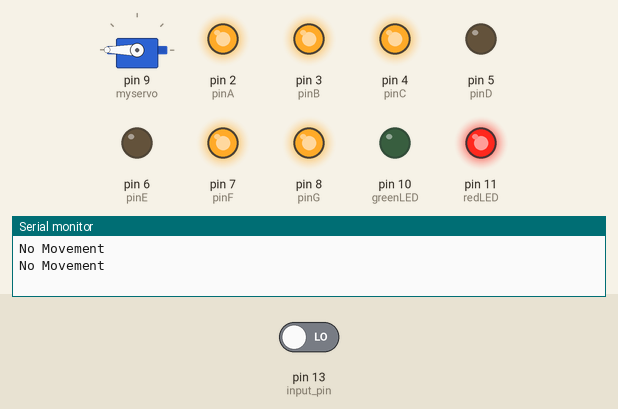
Recording of a sketch running on a simulated Arduino Uno, built with avr-gcc and run on an emulated ATmega328P. Parts: servo, output pins drawn as LEDs (lit = HIGH), the last lines printed to the serial monitor. The test bench sets the inputs (shaded band); at power-on: pin 13 (input_pin) LOW. Pins used as bus, display or sensor lines are not drawn.

Above: at 3.2 s.
3.3 s: pin 13 (input_pin) driven HIGH
At 5.8 s:
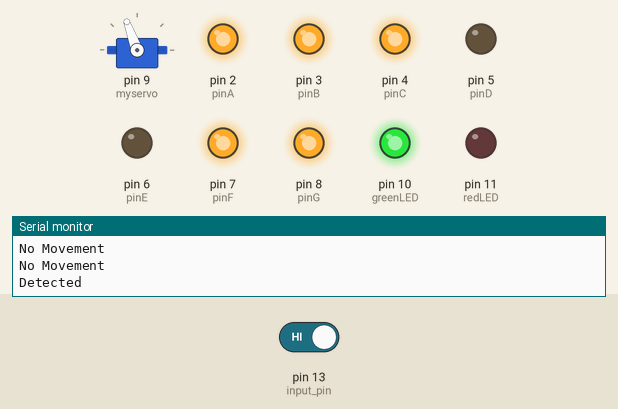
At 7.2 s:
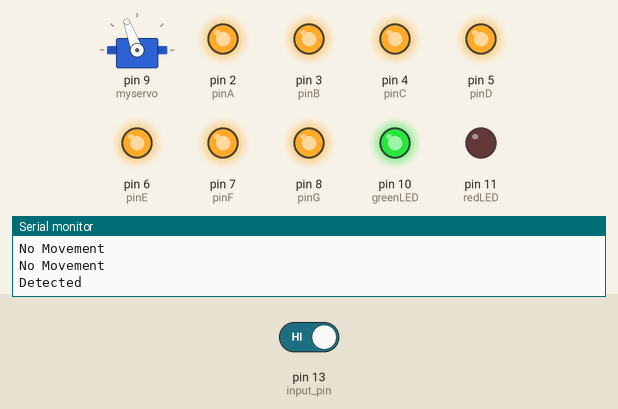
14.8 s: pin 13 (input_pin) driven LOW
At 15.57 s:
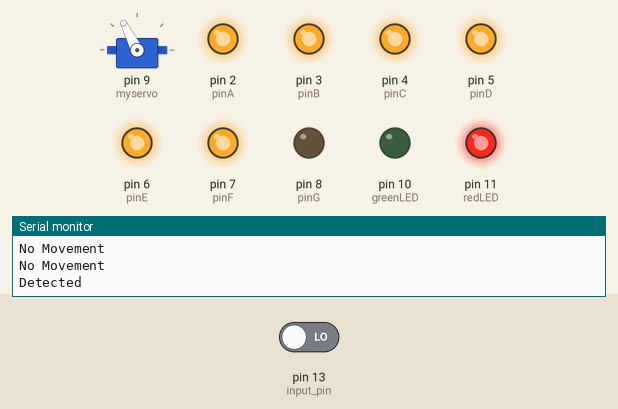
Timing chart, 0 to 18.4 s (numbered marks = the images above; inputs shaded):
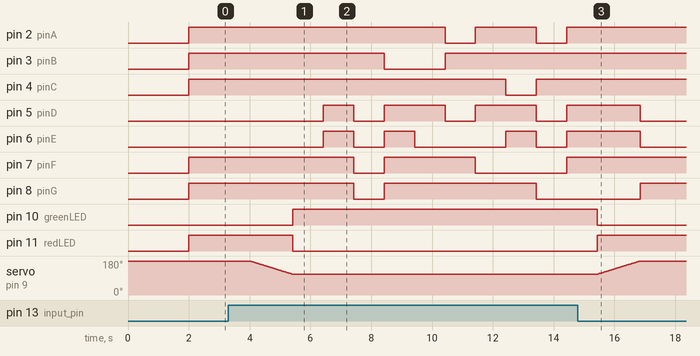

The sketch:

Final.ino
```cpp
int input_pin = 13; //Motion detector input
int pinA = 2; //TOP
int pinB = 3; //TOP RIGHT
int pinC = 4; //BOTTOM RIGHT
int pinD = 5; //BOTTOM
int pinE = 6; //BOTTOM LEFT
int pinF = 7; //TOP LEFT
int pinG = 8; //MIDDLE
int D4 = 12; //FAR RIGHT
int redLED = 11;
int greenLED = 10;

#include <Servo.h>
Servo myservo;  // create servo object to control a servo

int pos = 0;

void setup() {
  // put your setup code here, to run once:
  pinMode(input_pin, INPUT);
  Serial.begin(9600);
  // initialize the digital pins as outputs.
  pinMode(pinA, OUTPUT);
  pinMode(pinB, OUTPUT);
  pinMode(pinC, OUTPUT);
  pinMode(pinD, OUTPUT);
  pinMode(pinE, OUTPUT);
  pinMode(pinF, OUTPUT);
  pinMode(pinG, OUTPUT);
  pinMode(D4, OUTPUT);
  pinMode(redLED, OUTPUT);
  pinMode(greenLED, OUTPUT);

  myservo.attach(9);  // attaches the servo on pin 9 to the servo object
  myservo.write(180); // Turn the Servo too base position.
  delay(2000);

  //Turn off everything
  digitalWrite(D4, HIGH);
  //
  digitalWrite(pinA, LOW);
  digitalWrite(pinB, LOW);
  digitalWrite(pinC, LOW);
  digitalWrite(pinD, LOW);
  digitalWrite(pinE, LOW);
  digitalWrite(pinF, LOW);
  digitalWrite(pinG, LOW);
}

void loop() {
  // put your main code here, to run repeatedly:
  if (digitalRead(input_pin) == HIGH){
    Serial.println("Detected");
    for (pos = 180; pos >= 110; pos -= 1) { // goes from 0 degrees to 110 degrees
    // in steps of 1 degree
    myservo.write(pos);              // tell servo to go to position in variable 'pos'
    delay(20);  // waits 20ms for the servo to reach the position
    }

    digitalWrite(greenLED, HIGH);
    digitalWrite(redLED, LOW);

    digitalWrite(D4, LOW);
    // Number 9
    digitalWrite(pinA, HIGH);
    digitalWrite(pinB, HIGH);
    digitalWrite(pinC, HIGH);
    digitalWrite(pinD, LOW);
    digitalWrite(pinE, LOW);
    digitalWrite(pinF, HIGH);
    digitalWrite(pinG, HIGH);
    delay(1000);

    digitalWrite(D4, LOW);
    // Number 8
    digitalWrite(pinA, HIGH);
    digitalWrite(pinB, HIGH);
    digitalWrite(pinC, HIGH);
    digitalWrite(pinD, HIGH);
    digitalWrite(pinE, HIGH);
    digitalWrite(pinF, HIGH);
    digitalWrite(pinG, HIGH);
    delay(1000);

    digitalWrite(D4, LOW);
    // Number 7
    digitalWrite(pinA, HIGH);
    digitalWrite(pinB, HIGH);
    digitalWrite(pinC, HIGH);
    digitalWrite(pinD, LOW);
    digitalWrite(pinE, LOW);
    digitalWrite(pinF, LOW);
    digitalWrite(pinG, LOW);
    delay(1000);

    digitalWrite(D4, LOW);
    // Number 6
    digitalWrite(pinA, HIGH);
    digitalWrite(pinB, LOW);
    digitalWrite(pinC, HIGH);
    digitalWrite(pinD, HIGH);
    digitalWrite(pinE, HIGH);
    digitalWrite(pinF, HIGH);
    digitalWrite(pinG, HIGH);
    delay(1000);

    digitalWrite(D4, LOW);
    // Number 5
    digitalWrite(pinA, HIGH);
    digitalWrite(pinB, LOW);
    digitalWrite(pinC, HIGH);
    digitalWrite(pinD, HIGH);
    digitalWrite(pinE, LOW);
    digitalWrite(pinF, HIGH);
    digitalWrite(pinG, HIGH);
    delay(1000);

    digitalWrite(D4, LOW);
    // Number 4
    digitalWrite(pinA, LOW);
    digitalWrite(pinB, HIGH);
    digitalWrite(pinC, HIGH);
    digitalWrite(pinD, LOW);
    digitalWrite(pinE, LOW);
    digitalWrite(pinF, HIGH);
    digitalWrite(pinG, HIGH);
    delay(1000);

    digitalWrite(D4, LOW);
    // Number 3
    digitalWrite(pinA, HIGH);
    digitalWrite(pinB, HIGH);
    digitalWrite(pinC, HIGH);
    digitalWrite(pinD, HIGH);
    digitalWrite(pinE, LOW);
    digitalWrite(pinF, LOW);
    digitalWrite(pinG, HIGH);
    delay(1000);

    digitalWrite(D4, LOW);
    // Number 2
    digitalWrite(pinA, HIGH);
    digitalWrite(pinB, HIGH);
    digitalWrite(pinC, LOW);
    digitalWrite(pinD, HIGH);
    digitalWrite(pinE, HIGH);
    digitalWrite(pinF, LOW);
    digitalWrite(pinG, HIGH);
    delay(1000);

    digitalWrite(D4, LOW);
    // Number 1
    digitalWrite(pinA, LOW);
    digitalWrite(pinB, HIGH);
    digitalWrite(pinC, HIGH);
    digitalWrite(pinD, LOW);
    digitalWrite(pinE, LOW);
    digitalWrite(pinF, LOW);
    digitalWrite(pinG, LOW);
    delay(1000);

    digitalWrite(D4, LOW);
    // Number 0
    digitalWrite(pinA, HIGH);
    digitalWrite(pinB, HIGH);
    digitalWrite(pinC, HIGH);
    digitalWrite(pinD, HIGH);
    digitalWrite(pinE, HIGH);
    digitalWrite(pinF, HIGH);
    digitalWrite(pinG, LOW);
    delay(1000);

    digitalWrite(greenLED, LOW);
    digitalWrite(redLED, HIGH);

    for (pos = 110; pos <= 180; pos += 1) { // goes from 180 degrees to 0 degrees
    myservo.write(pos);              // tell servo to go to position in variable 'pos'
    delay(20);                       // waits 20ms for the servo to reach the position
    }

  } else {
    Serial.println("No Movement");

    digitalWrite(greenLED, LOW);
    digitalWrite(redLED, HIGH);

    digitalWrite(D4, LOW);
    // Number 9
    digitalWrite(pinA, HIGH);
    digitalWrite(pinB, HIGH);
    digitalWrite(pinC, HIGH);
    digitalWrite(pinD, LOW);
    digitalWrite(pinE, LOW);
    digitalWrite(pinF, HIGH);
    digitalWrite(pinG, HIGH);
    delay(1000);
  }
}
```

Measured:
- after the input at 3.3 s, pin 2 (pinA): alternates HIGH for 2.0 s and LOW for 1.0 s, starting after 7.1 s; pin 3 (pinB): HIGH → LOW after 5.1 s, → HIGH 2.0 s later
- after the input at 14.8 s, pin 2 (pinA): stays HIGH (without the input it goes to LOW after 8.5 s); pin 3 (pinB): stays HIGH (without the input it goes to LOW after 6.5 s)
